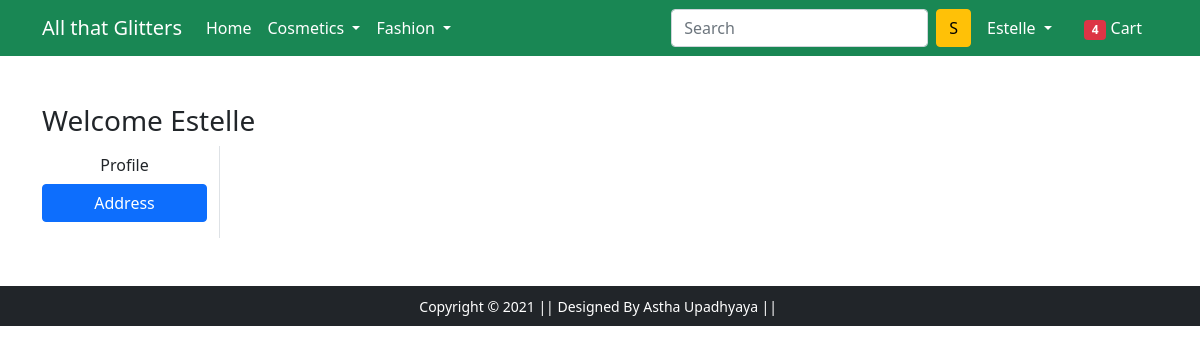
Page /address/ (signed in) on the earlier database version.
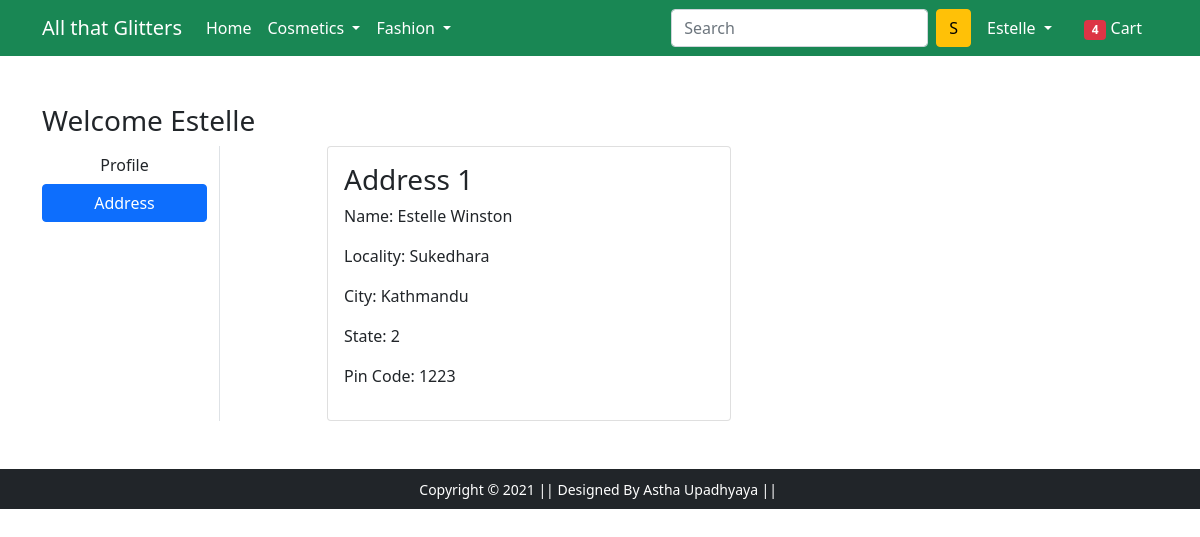
Same page on the later database version.
### app/models.py (models this page shows)
class Customer(models.Model):
    user = models.ForeignKey(User, on_delete=models.CASCADE)
    name = models.CharField(max_length=200)
    locality = models.CharField(max_length=200)
    city = models.CharField(max_length=50)
    zipcode = models.IntegerField()
    state = models.CharField(choices=PRADESH_CHOICES,max_length=50)

### app/views.py (the view)
# urls.py: path('address/', views.address, name='address'),
def address(request):
 add = Customer.objects.filter(user=request.user)
 return render(request, 'app/address.html', {'add':add, 'active':'btn-primary'})

### app/templates/app/address.html (shortened to what this page needs)
{% extends 'app/base.html' %}
{% load static %}
{% block main-content %}
<div class="container my-5">
    <div class="row">
        <h3>Welcome <span class="text-capitalize">{{request.user}}</span></h3>
        <div class="col-sm-2 border-end">
            <ul class="list-unstyled">
                <li class="d-grid"><a href="{% url 'profile' %}"
                class="btn">Profile</a></li>
                <li class="d-grid"><a href="{% url 'address' %}"
                class="btn {{active}}">Address</a></li>
            </ul>
        </div>
        <div class="col-sm-9 offset-sm-1">
            <div class="row">
                {% for ad in add %}
                <div class="col-sm-6">
                    <div class="card">
                        <div class="card-body">
                         <h3>Address 1</h3>
                            <p>Name: {{ad.name}}</p>
                            <p>Locality: {{ad.locality}}</p>
                            <p>City: {{ad.city}}</p>
                            <p>State: {{ad.state}}</p>
                            <p>Pin Code: {{ad.zipcode}}</p>
                        </div>
                    </div>
                </div>
                {% endfor %}
            </div>
        </div>
    </div>
</div>
{% endblock main-content %}

Differences in the rows shown:
added Customer: name "Estelle Winston", locality "Sukedhara", city "Kathmandu", state "2", zipcode "1223"
